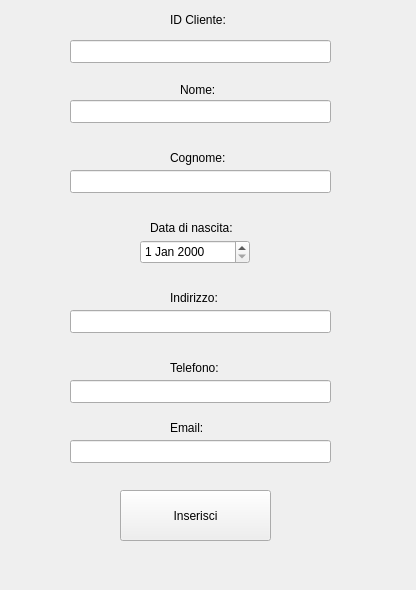
<?xml version="1.0" encoding="UTF-8"?>
<ui version="4.0">
 <class>InserimentoCliente</class>
 <widget class="QWidget" name="InserimentoCliente">
  <property name="geometry">
   <rect>
    <x>0</x>
    <y>0</y>
    <width>416</width>
    <height>590</height>
   </rect>
  </property>
  <property name="windowTitle">
   <string>Inserisci dati relativi al Cliente:</string>
  </property>
  <widget class="QLabel" name="label">
   <property name="geometry">
    <rect>
     <x>170</x>
     <y>10</y>
     <width>111</width>
     <height>20</height>
    </rect>
   </property>
   <property name="text">
    <string>ID Cliente:</string>
   </property>
  </widget>
  <widget class="QLineEdit" name="line_id">
   <property name="geometry">
    <rect>
     <x>70</x>
     <y>40</y>
     <width>261</width>
     <height>23</height>
    </rect>
   </property>
  </widget>
  <widget class="QLineEdit" name="line_nome">
   <property name="geometry">
    <rect>
     <x>70</x>
     <y>100</y>
     <width>261</width>
     <height>23</height>
    </rect>
   </property>
  </widget>
  <widget class="QLineEdit" name="line_cognome">
   <property name="geometry">
    <rect>
     <x>70</x>
     <y>170</y>
     <width>261</width>
     <height>23</height>
    </rect>
   </property>
  </widget>
  <widget class="QLineEdit" name="line_inidirizzo">
   <property name="geometry">
    <rect>
     <x>70</x>
     <y>310</y>
     <width>261</width>
     <height>23</height>
    </rect>
   </property>
  </widget>
  <widget class="QLineEdit" name="line_telefono">
   <property name="geometry">
    <rect>
     <x>70</x>
     <y>380</y>
     <width>261</width>
     <height>23</height>
    </rect>
   </property>
  </widget>
  <widget class="QLineEdit" name="line_email">
   <property name="geometry">
    <rect>
     <x>70</x>
     <y>440</y>
     <width>261</width>
     <height>23</height>
    </rect>
   </property>
  </widget>
  <widget class="QLabel" name="label_2">
   <property name="geometry">
    <rect>
     <x>180</x>
     <y>80</y>
     <width>81</width>
     <height>20</height>
    </rect>
   </property>
   <property name="text">
    <string>Nome:</string>
   </property>
  </widget>
  <widget class="QLabel" name="label_3">
   <property name="geometry">
    <rect>
     <x>170</x>
     <y>150</y>
     <width>101</width>
     <height>16</height>
    </rect>
   </property>
   <property name="text">
    <string>Cognome:</string>
   </property>
  </widget>
  <widget class="QLabel" name="label_4">
   <property name="geometry">
    <rect>
     <x>150</x>
     <y>220</y>
     <width>101</width>
     <height>16</height>
    </rect>
   </property>
   <property name="text">
    <string>Data di nascita:</string>
   </property>
  </widget>
  <widget class="QLabel" name="label_5">
   <property name="geometry">
    <rect>
     <x>170</x>
     <y>290</y>
     <width>91</width>
     <height>16</height>
    </rect>
   </property>
   <property name="text">
    <string>Indirizzo:</string>
   </property>
  </widget>
  <widget class="QLabel" name="label_6">
   <property name="geometry">
    <rect>
     <x>170</x>
     <y>360</y>
     <width>55</width>
     <height>16</height>
    </rect>
   </property>
   <property name="text">
    <string>Telefono:</string>
   </property>
  </widget>
  <widget class="QLabel" name="label_7">
   <property name="geometry">
    <rect>
     <x>170</x>
     <y>420</y>
     <width>55</width>
     <height>16</height>
    </rect>
   </property>
   <property name="text">
    <string>Email:</string>
   </property>
  </widget>
  <widget class="QDateEdit" name="line_date">
   <property name="geometry">
    <rect>
     <x>140</x>
     <y>240</y>
     <width>110</width>
     <height>24</height>
    </rect>
   </property>
  </widget>
  <widget class="QPushButton" name="btn_inserisci">
   <property name="geometry">
    <rect>
     <x>120</x>
     <y>490</y>
     <width>151</width>
     <height>51</height>
    </rect>
   </property>
   <property name="text">
    <string>Inserisci</string>
   </property>
  </widget>
 </widget>
 <resources/>
 <connections/>
</ui>
